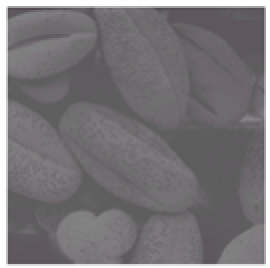
#> input picture Lab04-ContrastEnhancement-std/Lab4/imgs/Picture2.png, 135 x 134 px, found by its file name (shown 2 times larger); the run also reads 1 picture not shown here
$ jupyter execute --allow-errors Lab4_STD.ipynb   (shell and % lines are left out)
#> lines starting #> are read from the running program, lines starting #| are printed output that depends on the picture
#> further down, img is the input picture: shape (134, 135, 4); mean R, G, B, A 120, 117, 120, 255
### Lab04-ContrastEnhancement-std/Lab4/commonfunctions.py


import skimage.io as io
import matplotlib.pyplot as plt
import numpy as np
from skimage.exposure import histogram
from matplotlib.pyplot import bar
from skimage.color import rgb2gray,rgb2hsv

# Convolution:
from scipy.signal import convolve2d
from scipy import fftpack
import math

from skimage.util import random_noise
from skimage.filters import median
from skimage.feature import canny

from mpl_toolkits.mplot3d import Axes3D  # noqa: F401 unused import

import matplotlib.pyplot as plt
from matplotlib import cm
from matplotlib.ticker import LinearLocator, FormatStrFormatter
import numpy as np

# Edges
from skimage.filters import sobel_h, sobel, sobel_v,roberts, prewitt

# Show the figures / plots inside the notebook
# [55 lines left out: functions show_images, show_3d_image, show_3d_image_filtering_in_freq, not called in this run]


def showHist(img):
    # An "interface" to matplotlib.axes.Axes.hist() method
    plt.figure()
    imgHist = histogram(img, nbins=256)

    bar(imgHist[1].astype(np.uint8), imgHist[0], width=0.8, align='center')

### Lab04-ContrastEnhancement-std/Lab4/Lab4_STD.ipynb
# Lab 4
### Contrast Enhancement

http://scikit-image.org/docs/dev/api/skimage.exposure.html#skimage.exposure.equalize_hist

[cell 1]
from commonfunctions import *

[cell 2]
import skimage.io as io
import matplotlib.pyplot as plt
import numpy as np

# Show the figures / plots inside the notebook
from skimage.color import rgb2gray

def show_images(images,titles=None):
    #This function is used to show image(s) with titles by sending an array of images and an array of associated titles.
    # images[0] will be drawn with the title titles[0] if exists
    # You aren't required to understand this function, use it as-is.
    n_ims = len(images)
    if titles is None: titles = ['(%d)' % i for i in range(1,n_ims + 1)]
    fig = plt.figure()
    n = 1
    for image,title in zip(images,titles):
        a = fig.add_subplot(1,n_ims,n)
        if image.ndim == 2:
            plt.gray()
        plt.imshow(image)
        a.set_title(title)
        n += 1
    fig.set_size_inches(np.array(fig.get_size_inches()) * n_ims)
    plt.show()

[cell 3]
'''
1
Negative Transformation
'''
def negative(img):
    newImage = np.copy(img)
    if (len(img.shape) == 3):
        dim = min(img.shape[2], 3)
        newImage[:,:,0:dim] = 255 - newImage[:,:,0:dim]
    else:
        newImage = 255 - newImage
    return newImage

#> (the rest of this cell did not finish here and is left out)

#> in negative, `newImage[:,:,0:dim] = 255 - newImage[:,:,0:dim]`:
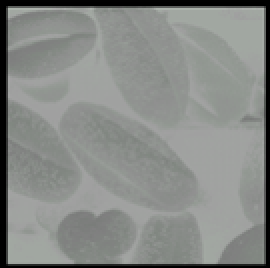
#> newImage: shape (134, 135, 4) (shown 2 times larger); mean R, G, B, A 135, 138, 135, 255
    show_images([img, neg])
#> in show_images, `n_ims = len(images)`: n_ims = 2
#> the loop in show_images, `for image,title in zip(images,titles):` made 2 passes
#> (title, n) on passes 1 to 2: ('(1)', 2), ('(2)', 3)
#> after the loop in show_images, `for image,title in zip(images,titles):`: n = 3
#> in show_images, `plt.show()`:
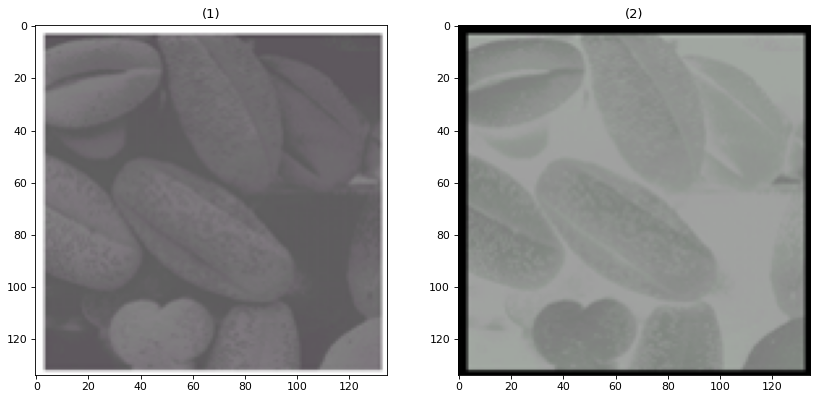
#> figure drawn by matplotlib, 2 panels
#> pass 2 of the loop `for x in ['picture2.png', 'picture1.png', 'circuit.tif', 'bird.jpg','1..`:
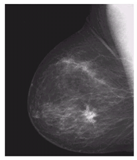
#> input picture Lab04-ContrastEnhancement-std/Lab4/imgs/Picture1.png, 137 x 160 px, found by its file name
#> img is the input picture: shape (160, 137, 4); mean R, G, B, A 86.7, 84.1, 86.7, 255
#> the loop in show_images (call 2), `for image,title in zip(images,titles):` made 2 passes
#> pass 3 of the loop `for x in ['picture2.png', 'picture1.png', 'circuit.tif', 'bird.jpg','1..`:
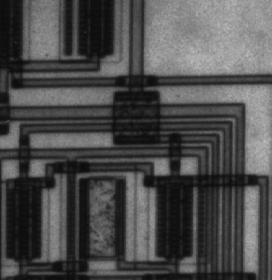
#> input picture Lab04-ContrastEnhancement-std/Lab4/imgs/circuit.tif, 272 x 280 px
#> img is the input picture: shape (280, 272); min 12, max 191, mean 76.3

[cell 4]
'''

2
Contrast Enhancement
'''

from skimage.exposure import rescale_intensity
def Contrast_enhancement(Original, ContrastImg):

    for i in range(0, ContrastImg.shape[0]):
        for j in range(0, ContrastImg.shape[1]):

            pixelColorVals = ContrastImg[i, j]

            if(pixelColorVals <= 100):
                pixelColorVals = np.int32(1.5*pixelColorVals+50)

            ContrastImg[i, j] = pixelColorVals
    show_images([Original, ContrastImg], ["Original Image", "ContrastImg"])

for x in ['imgs/Picture1.png','imgs/Picture2.png','imgs/bird.jpg','imgs/2.jpg']:
    Original = rgb2gray(io.imread(x))
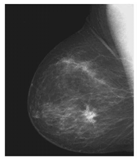
#> Original: shape (160, 137) float64; min 0.0807, max 1, mean 0.333
    img = rescale_intensity(Original, in_range=(0, 1.0), out_range=(0, 255))
#> img: shape (160, 137) float64
    img = img.astype(np.int32)
    ContrastImg = np.copy(img)
    Contrast_enhancement(img, ContrastImg)
#> after the loop in Contrast_enhancement, `for i in range(0, ContrastImg.shape[0]):`:
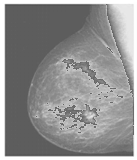
#> ContrastImg: shape (160, 137) int32; min 80, max 255, mean 143.7
#> pass 2 of the loop `for x in ['imgs/Picture1.png','imgs/Picture2.png','imgs/bird.jpg','img..`:
#> Original: shape (134, 135) float64
#> after the loop in Contrast_enhancement (call 2), `for i in range(0, ContrastImg.shape[0]):`:
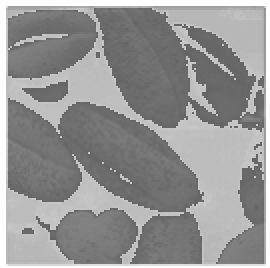
#> ContrastImg: shape (134, 135) int32 (shown 2 times larger); min 101, max 255, mean 148.5
#> pass 3 of the loop `for x in ['imgs/Picture1.png','imgs/Picture2.png','imgs/bird.jpg','img..`:
#> Original: shape (482, 599) float64
#> after the loop in Contrast_enhancement (call 3), `for i in range(0, ContrastImg.shape[0]):`:
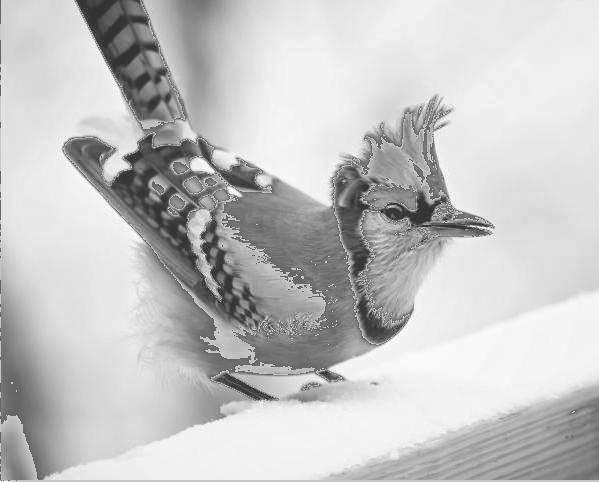
#> ContrastImg: shape (482, 599) int32; min 50, max 254, mean 196.5
#> the loop made 4 passes; the first 3 are shown
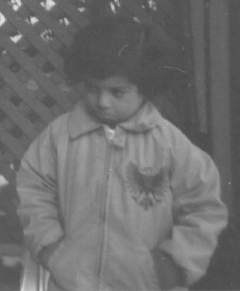
#> input picture Lab04-ContrastEnhancement-std/Lab4/imgs/pout.tif, 240 x 291 px
#> further down, Original is the input picture: shape (291, 240); min 74, max 224, mean 110.3

#> (the rest of this cell did not finish here and is left out)

#> after the loop in Contrast_enhancement (call 5), `for i in range(0, ContrastImg.shape[0]):`:
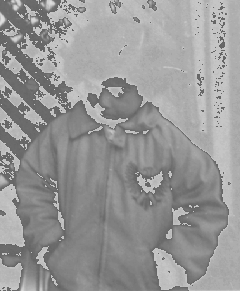
#> ContrastImg: shape (291, 240); min 101, max 224, mean 150.8
#> pass 2 of the loop `for x in ['imgs/pout.tif','imgs/tire.tif','imgs/circuit.tif']:`:

[cell 5]
'''
3
Gamma Correction
'''
from skimage import exposure
def Gamma_Correction(Original, gamma):
    gamma_corrected = exposure.adjust_gamma(Original, gamma)
    return gamma_corrected

#> (the rest of this cell did not finish here and is left out)

#> in Gamma_Correction, `gamma_corrected = exposure.adjust_gamma(Original, gamma)`:
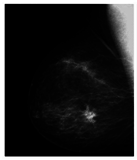
#> gamma_corrected: shape (160, 137) float64; min 0.000525, max 1, mean 0.146
    gamma_corrected=Gamma_Correction(Original, .5)
#> call 2 of Gamma_Correction, with gamma = 0.5
#> in Gamma_Correction (call 2), `gamma_corrected = exposure.adjust_gamma(Original, gamma)`:
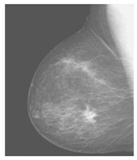
#> gamma_corrected: shape (160, 137) float64; min 0.284, max 1, mean 0.537
    show_images([Original, gamma_corrected3,gamma_corrected], [
                    "Original Image", "gamma_corrected(3)","gamma_corrected(.5)"])
#> pass 2 of the loop `for x in ['imgs/Picture1.png','imgs/Picture2.png','imgs/bird.jpg','img..`:
#> gamma_corrected: shape (134, 135) float64
#> pass 3 of the loop `for x in ['imgs/Picture1.png','imgs/Picture2.png','imgs/bird.jpg','img..`:
#> gamma_corrected: shape (482, 599) float64

[cell 6]
'''
4 Histogram Eq.
Note: Histogram function of skimage returns only present intensity values not all 255
You can use showHist function from commonfunctions file
'''
import skimage.exposure as exp
from os import listdir

def mEqualize(img, nbins):
    cp = np.copy(img)

    cp = cp.flatten() * 255

    # calculate histogram
    L = np.zeros(256)
    for x in cp:
        L[int(x)] += 1

    # get the cummulative sum
    h_c = np.cumsum(L)

    # calculate the formula
    cp = cp.astype(np.int32)
    cp = np.round(255 * h_c[cp] / cp.size)

    # return to the original shape
    cp = cp.reshape(img.shape)
    return cp


def getImageWithHist(name,ext,nbins=256):
    img = rgb2gray(io.imread(f'{name}.{ext}'))

    mE = mEqualize(img, nbins)

    equalized = exp.equalize_hist(img, nbins)

    show_images([img, equalized, mE])
    showHist(img)
    showHist(equalized)
    showHist(mE)

imgs = listdir('imgs')
#> imgs = ['Picture1.png', 'Picture2.png', 'bird.jpg', 'circuit.tif', 'pout.tif']
names = []
exts = []
for img in imgs:
    s = img.split('.')
    names.append(f"imgs/{s[0]}")
    exts.append(s[1])
#> this loop made 5 passes
#> after the loop, exts = ['png', 'png', 'jpg', 'tif', 'tif']; names = ['imgs/Picture1', 'imgs/Picture2', 'imgs/bird', 'imgs/circuit', 'imgs/pout']

for name, ext in zip(names, exts):
    getImageWithHist(name, ext, 256)
#> after the loop in mEqualize, `for x in cp:`: L = 256 values, max 5356 at index 29, min 0 at index 0, mean 85.62
#> in mEqualize, `h_c = np.cumsum(L)`: h_c = 256 values from 0 to 21920
#> in mEqualize, `cp = cp.reshape(img.shape)`:
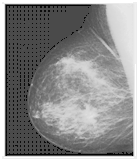
#> cp: shape (160, 137) float64; min 0, max 255, mean 136.4
#> pass 2 of the loop `for name, ext in zip(names, exts):`:
#> equalized: shape (134, 135) float64
#> the loop in show_images (call 14), `for image,title in zip(images,titles):` made 3 passes
#> title on passes 1 to 3: '(1)', '(2)', '(3)'
#> after the loop in show_images (call 14), `for image,title in zip(images,titles):`: n = 4
#> in show_images (call 14), `plt.show()`:
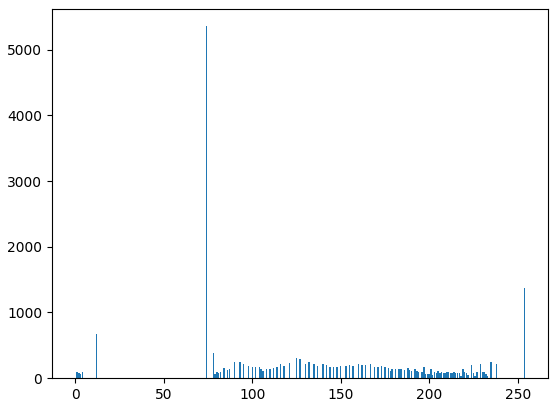
#> figure drawn by matplotlib, 1 panel; tallest bar 5356 high, from x = 73.6 to 74.4
#> pass 3 of the loop `for name, ext in zip(names, exts):`:
#> the loop in mEqualize (call 3), `for x in cp:` made 288718 passes
#> x on passes 1 to 3: 101.4, 206.4, 208.4
#> after the loop in mEqualize (call 3), `for x in cp:`: L = 256 values, max 10690 at index 233, min 0 at index 255, mean 1127.8
#> h_c = 256 values from 811 to 288718
#> in mEqualize (call 3), `cp = cp.reshape(img.shape)`:
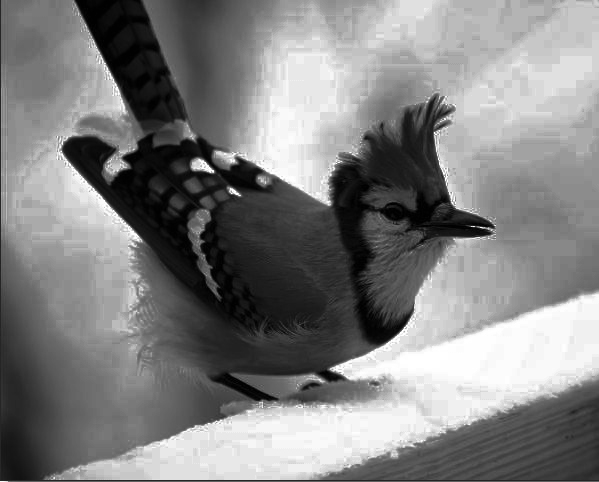
#> cp: shape (482, 599) float64; min 1, max 255, mean 129
#> equalized: shape (482, 599) float64
#> the loop made 5 passes; the first 3 are shown
